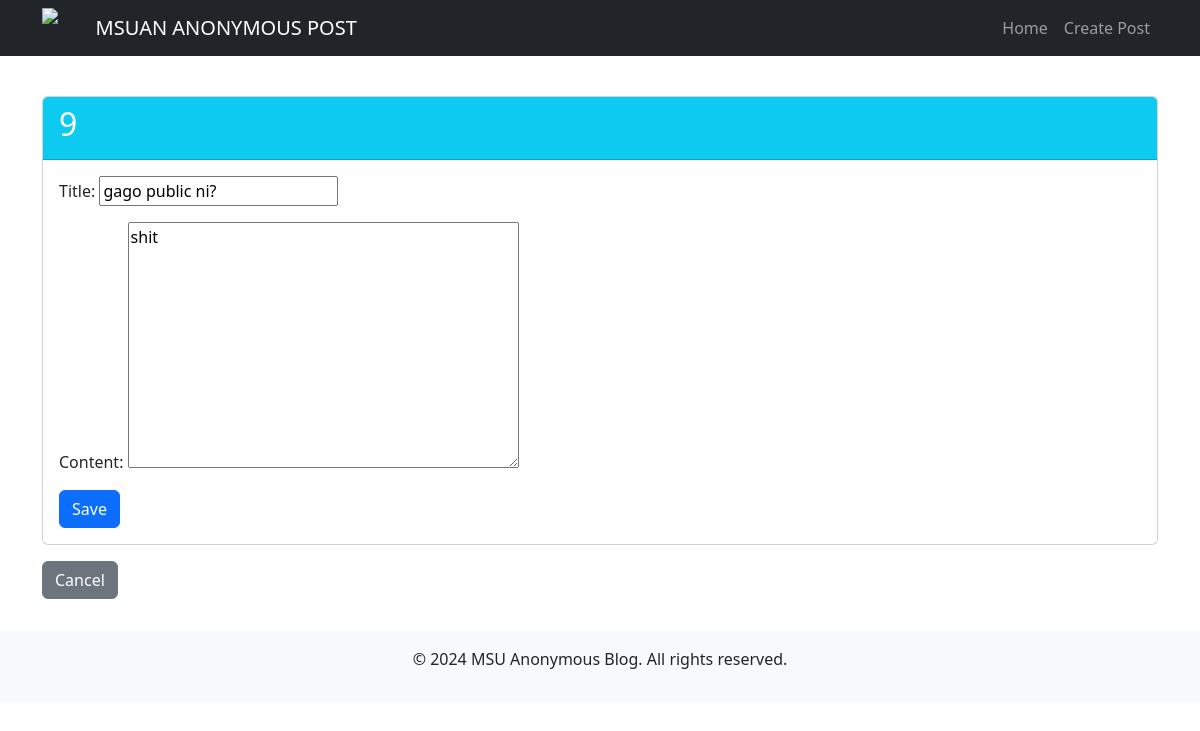
Page /post/9/edit/ on the committed database.
### blog/models.py (models this page shows, shortened)
class Post(models.Model):
    title = models.CharField(max_length=200)
    content = models.TextField()
    created_at = models.DateTimeField(auto_now_add=True)
    updated_at = models.DateTimeField(auto_now=True)

### blog/views.py (the view)
# urls.py: path('post/<int:pk>/edit/', post_edit, name='post_edit'),
def post_edit(request, pk):
    post = get_object_or_404(Post, pk=pk)
    if request.method == 'POST':
        form = PostForm(request.POST, instance=post)
        if form.is_valid():
            form.save()
            return redirect('post_detail', pk=post.pk)
    else:
        form = PostForm(instance=post)
    return render(request, 'blog/post_form.html', {'form': form})

### blog/forms.py
class PostForm(forms.ModelForm):
    class Meta:
        model = Post
        fields = ['title', 'content']

### blog/templates/blog/post_form.html (shortened to what this page needs)
{% extends 'blog/base.html' %}
{% block content %}
<div class="card mt-4">
    <div class="card-header bg-info text-white">
        <h2>{{ form.instance.pk|default:"Create New Post" }}</h2>
    </div>
    <div class="card-body">
        <form method="POST">
            {{ form.as_p }}
            <button type="submit" class="btn btn-primary">Save</button>
        </form>
    </div>
</div>
<a href="{% url 'post_list' %}" class="btn btn-secondary mt-3">Cancel</a>
{% endblock %}

### blog/templates/blog/base.html (style rules this page uses)
body { padding-top: 4.5rem; }

### rows in the picture
Post: instance.pk "9", title "gago public ni?", content "shit"
